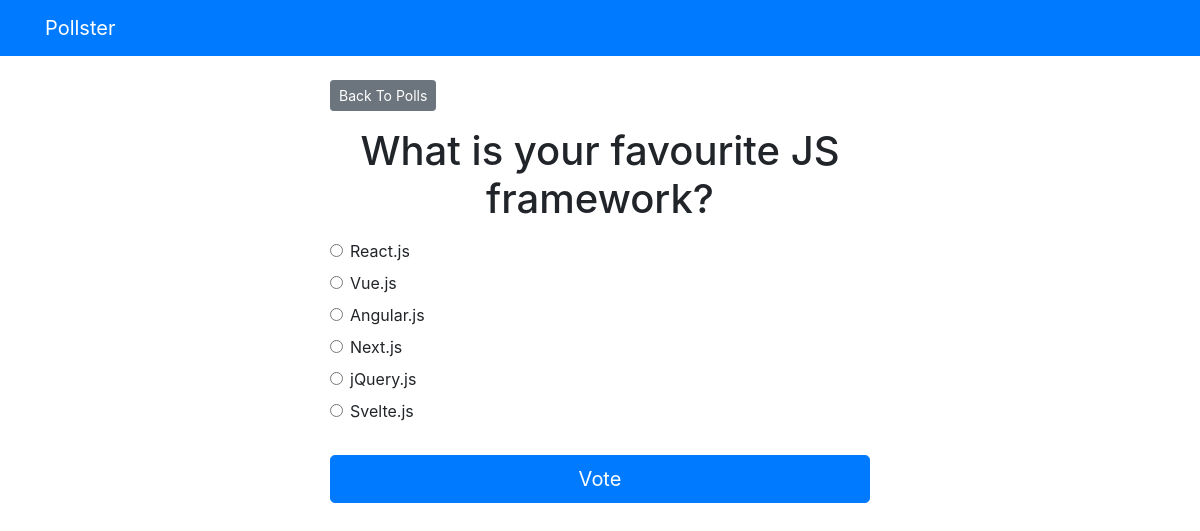
The app's page /polls/2/ with its own data.
### polls/models.py (models this page shows, shortened)
class Question(models.Model):
    question_text= models.CharField(max_length=200)
    pub_date = models.DateTimeField('date published')

class Choice(models.Model):
    question = models.ForeignKey(Question, on_delete=models.CASCADE)
    choice_text = models.CharField(max_length=200)
    votes = models.IntegerField(default=0)

### polls/views.py (the view)
# urls.py: path('<int:question_id>/', views.detail, name='detail'),
def detail(request, question_id):
    try:
        question = Question.objects.get(pk=question_id)
    except Question.DoesNotExist:
        raise Http404('Question does not exist!')
    return render(request, 'polls/detail.html', {'question': question})

### templates/polls/detail.html (shortened to what this page needs)
{% extends 'base.html' %}
{% block content %}
<a class="btn btn-secondary btn-sm mb-3" href="{% url 'polls:index' %}">Back To Polls</a>
<h1 class="text-center mb-3">{{ question.question_text }}</h1>
<form action="{% url 'polls:vote' question.id %}" method="post">
	{% for choice in question.choice_set.all %}
		<div class="form-check">
			<input
				type="radio"
				name="choice"
				class="form-check-input"
				id="choice{{ forloop.counter }}"
				value="{{ choice.id }}"
			/>
			<label for="choice{{ forloop.counter }}">{{ choice.choice_text }}</label
			>
		</div>
	{% endfor %}
	<input type="submit" value="Vote" class="btn btn-primary btn-lg btn-block mt-4" />
</form>
{% endblock %}

### records on screen
Question: question_text "What is your favourite JS framework?"
Choice: choice_text "React.js"
Choice: choice_text "Vue.js"
Choice: choice_text "Angular.js"
Choice: choice_text "Next.js"
Choice: choice_text "jQuery.js"
Choice: choice_text "Svelte.js"
